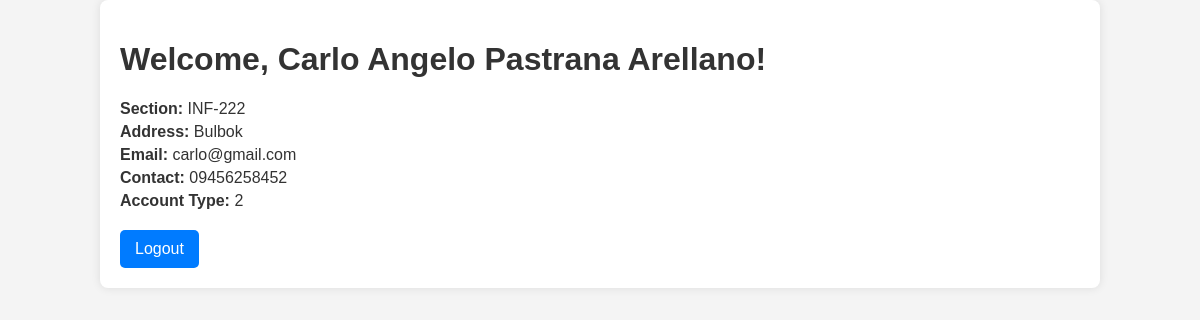
The page /user (signed in) on the database its author committed.
### tables this page shows
CREATE TABLE `mytbl` (
  `id` int(11) NOT NULL,
  `fName` varchar(255) NOT NULL,
  `mName` varchar(255) NOT NULL,
  `lName` varchar(255) NOT NULL,
  `section` varchar(255) NOT NULL,
  `address` varchar(255) NOT NULL,
  `email` varchar(255) NOT NULL,
  `contact` varchar(255) NOT NULL,
  `password` varchar(255) NOT NULL,
  `account_type` varchar(1) NOT NULL
);

### user/index.php (the view, shortened to what this page needs)
<?php
if (isset($_SESSION["id"])) {
    $user_id = $_SESSION["id"];
    include("../connections.php");
    $get_record = mysqli_query($connections, "SELECT * FROM mytbl WHERE id= '$user_id'");
    $row_edit = mysqli_fetch_array($get_record);
    if ($row_edit) {
        $db_fName = htmlspecialchars($row_edit["fName"]);
        $db_mName = htmlspecialchars($row_edit["mName"]);
        $db_lName = htmlspecialchars($row_edit["lName"]);
        $db_section = htmlspecialchars($row_edit["section"]);
        $db_address = htmlspecialchars($row_edit["address"]);
        $db_email = htmlspecialchars($row_edit["email"]);
        $db_contact = htmlspecialchars($row_edit["contact"]);
        $db_account_type = htmlspecialchars($row_edit["account_type"]);
    }
?>
<!DOCTYPE html>
<html lang="en">
<head>
</head>
<body>
    <div class="container">
        <h1>Welcome, <?php echo "$db_fName $db_mName $db_lName"; ?>!</h1>
        <div class="user-info">
            <p><strong>Section:</strong> <?php echo $db_section; ?></p>
            <p><strong>Address:</strong> <?php echo $db_address; ?></p>
            <p><strong>Email:</strong> <?php echo $db_email; ?></p>
            <p><strong>Contact:</strong> <?php echo $db_contact; ?></p>
            <p><strong>Account Type:</strong> <?php echo $db_account_type; ?></p>
        </div>
        <a href="logout.php" class="logout-link">Logout</a>
    </div>
<?php
}
?>
</body>
</html>

### user/index.php (style rules this page uses)
body { font-family: Arial, sans-serif; background-color: #f4f4f4; color: #333; margin: 0; padding: 0; }
.container { width: 80%; margin: 0 auto; padding: 20px; background-color: #fff; border-radius: 8px; box-shadow: 0 0 10px rgba(0, 0, 0, 0.1); }
h1 { color: #333; }
.user-info { margin-bottom: 20px; }
.user-info p { margin: 5px 0; }
.logout-link { display: inline-block; padding: 10px 15px; color: #fff; background-color: #007bff; text-decoration: none; border-radius: 5px; }

### rows shown on the page
mytbl: fName "Carlo Angelo", mName "Pastrana", lName "Arellano", section "INF-222", address "Bulbok", email "carlo@gmail.com", contact "09456258452", account_type "2"
